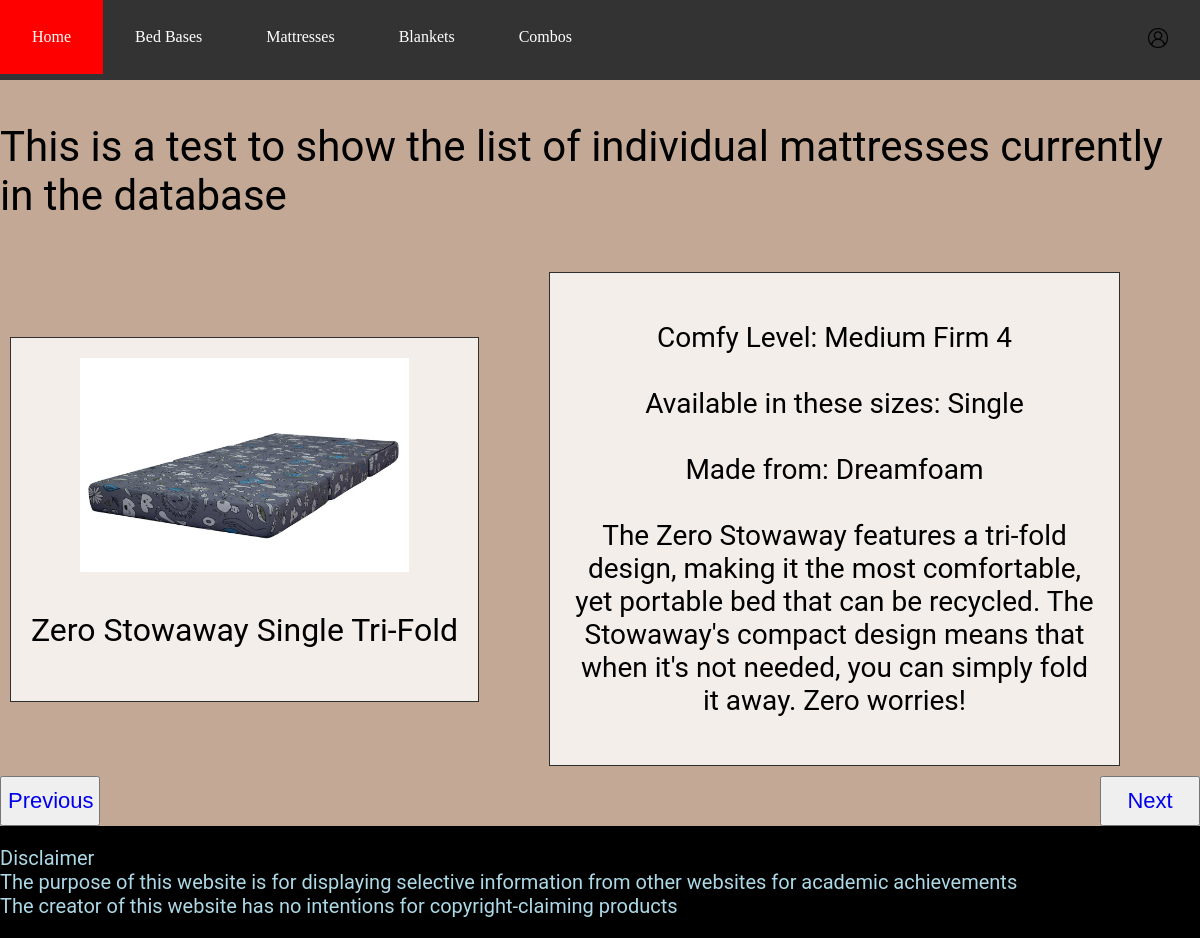
Page /mattress/1 on the committed database.
### tables this page shows
CREATE TABLE Mattress (MattressID INTEGER PRIMARY KEY AUTOINCREMENT UNIQUE, MattressName TEXT NOT NULL, MattressMaterial TEXT NOT NULL, MattressSize TEXT NOT NULL, MattressComfortLevel TEXT, MattressImage TEXT, MattressDescription TEXT);

### routes.py (the view)
@app.route('/mattress/', defaults={"id": None})
@app.route('/mattress/<int:id>')
def mattress(id):
    conn = sqlite3.connect('beds.db')
    cur = conn.cursor()
    mattress = None
    if id is None:
        return redirect("/mattress/0")
    elif id == 0:
        cur.execute('SELECT * FROM Mattress')
        mattress = cur.fetchall()
        return render_template('all_mattress.html', mattress=mattress)
    else:
        try:
            cur.execute('SELECT * FROM Mattress WHERE MattressID=?', (id,))
        except OverflowError:
            return render_template('404.html'), 404
        finally:
            mattress = cur.fetchone()
        if mattress is None:
            return render_template('404.html'), 404
        else:
            return render_template('individual_mattress.html',
                                   mattress=mattress)

### templates/individual_mattress.html (shortened to what this page needs)
<!DOCTYPE html>
<html>
{% extends 'layout.html' %}
{% block content %}
<head>
</head>
<body class="mattress_route">
<p class="mattress">
    This is a test to show the list of individual mattresses currently in the database
    </p>
<div class="grid_container">
    <div class="grid_item">
        <img src="/static/images/{{mattress[5]}}" width="329" height="214">
        <p style="font-size: 32px;">{{mattress[1]}}</p>
    </div>
    <div class="grid_item">
        <p style="font-size: 28px;">
            Comfy Level: {{mattress[4]}}<br><br>
            Available in these sizes: {{mattress[3]}}<br><br>
            Made from: {{mattress[2]}}<br><br>
            {{mattress[6]}}
        </p>
    </div>
</div>
<div>
    <button class="previous_combo">
        <a href="/mattress/{{mattress[0]-1}}">Previous</a>
    </button>
    <button class="next_combo">
        <a href="/mattress/{{mattress[0]+1}}">Next</a>
    </button>
</div>
{% endblock %}

### static/style.css (style rules this page uses)
body { background-color: #a5b695; display: flex; margin-top: auto; flex-direction: column; min-height: 100vh; margin: 0; }
.mattress_route { background-color: #c3a995; }
p { color: black; font-family: "Roboto", sans-serif; font-size: 42px; }
a { text-decoration: none; display: inline-block; }
.grid_container { display: grid; gap: 70px; grid-template-columns: auto auto auto; padding: 10px; justify-content: center; align-items: center; }
.grid_item { background-color: rgba(255, 255, 255, 0.8); border: 1px solid rgba(0, 0, 0, 0.8); padding: 20px; font-size: 30px; text-align: center; overflow-wrap: normal; }
.previous_combo { float: left; width: 100px; height: 50px; font-size: 22px; }
.next_combo { float: right; width: 100px; height: 50px; font-size: 22px; }

### rows in the picture
Mattress: MattressImage (picture), MattressName "Zero Stowaway Single Tri-Fold", MattressComfortLevel "Medium Firm 4", MattressSize "Single", MattressMaterial "Dreamfoam", MattressDescription "The Zero Stowaway features a tri-fold design, making it the most comfortable, yet portable bed that can be recycled. The Stowaway's compact design means that when it's not needed, you can simply fold it away. Zero worries!"
